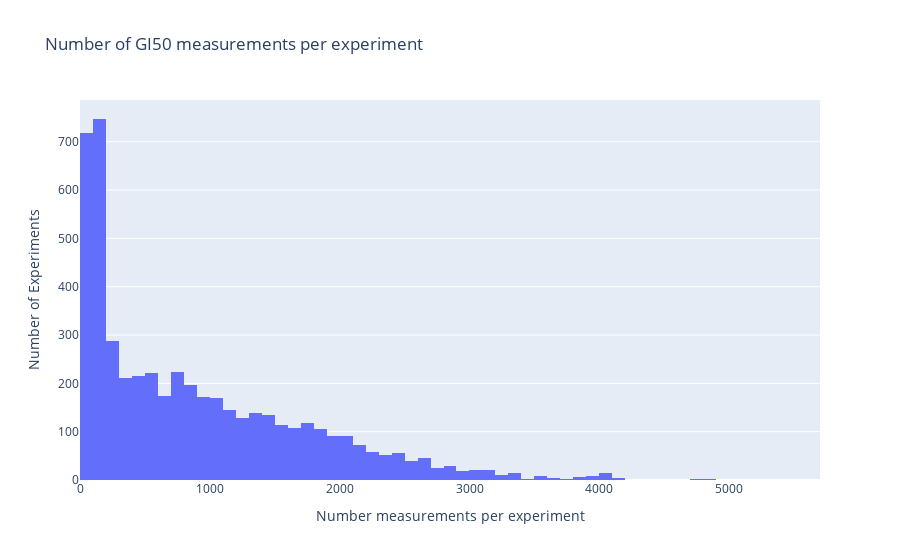

Write notebook code for a chart like this one.
### Code cell
import plotly.graph_objects as go

fig = go.Figure()
fig.add_trace(go.Histogram(x=gi50.groupby("EXPID").count().sort_values("RELEASE_DATE")["RELEASE_DATE"], name="Experiment Count"))

fig.update_layout(
    title_text='Number of GI50 measurements per experiment', # title of plot
    xaxis_title_text='Number measurements per experiment', # xaxis label
    yaxis_title_text='Number of Experiments', # yaxis label
)
fig.show()

### Figure 1 — Plotly figure (JSON) as saved in the notebook; plotly's stock layout.template omitted (floating-point values rounded to 4 significant figures; data arrays with more than 128 entries replaced by an {"elided": "..."} marker saying what was removed)
{"data": [{"name": "Experiment Count", "type": "histogram", "x": {"elided": "5034 int values"}}], "layout": {"title": {"text": "Number of GI50 measurements per experiment"}, "xaxis": {"title": {"text": "Number measurements per experiment"}}, "yaxis": {"title": {"text": "Number of Experiments"}}}}
